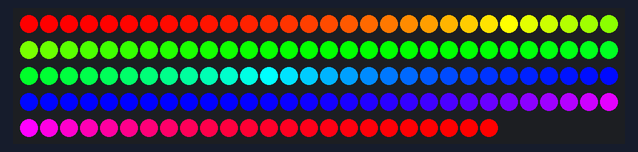
A sketch run on a simulated Arduino Uno, built with avr-gcc and run on an emulated ATmega328P. Parts: 144 RGB LEDs in strip order, left to right, continuing on the next row.

Above: at 0.27 s.
At 5.17 s:
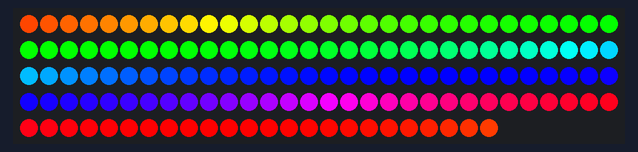
At 10.06 s:
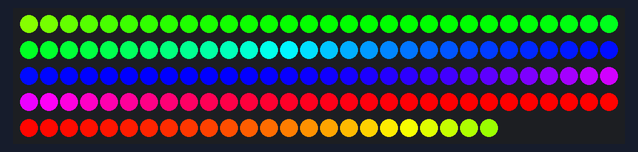
At 20.05 s:
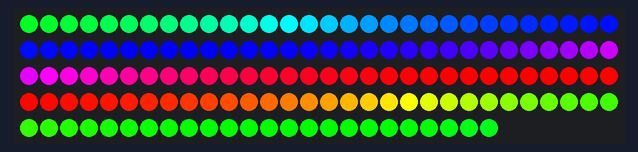
At 29.84 s:
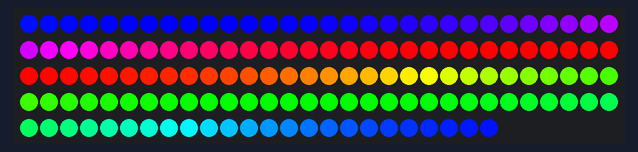
At 39.83 s:
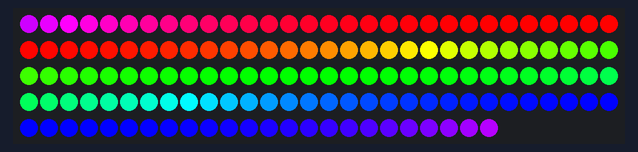

The sketch:

led-strip.ino
```cpp
/*
    Hello World Rainbow test with LED Strip (WS2812B)
*/

#include <Adafruit_NeoPixel.h>

#define PIN 6

#define NUMPIXELS 144

Adafruit_NeoPixel pixels(NUMPIXELS, PIN, NEO_GRB + NEO_KHZ800);

#define DELAYVAL 5

void setup() {
  pixels.begin();
}

void loop() {
  for(long firstPixelHue = 0; firstPixelHue < 5*65536; firstPixelHue += 256) {
    for(int i=0; i<pixels.numPixels(); i++) {
      int pixelHue = firstPixelHue + (i * 65536L / pixels.numPixels());
      pixels.setPixelColor(i, pixels.gamma32(pixels.ColorHSV(pixelHue)));
    }
    pixels.show();
    delay(DELAYVAL);
  }
}
```
